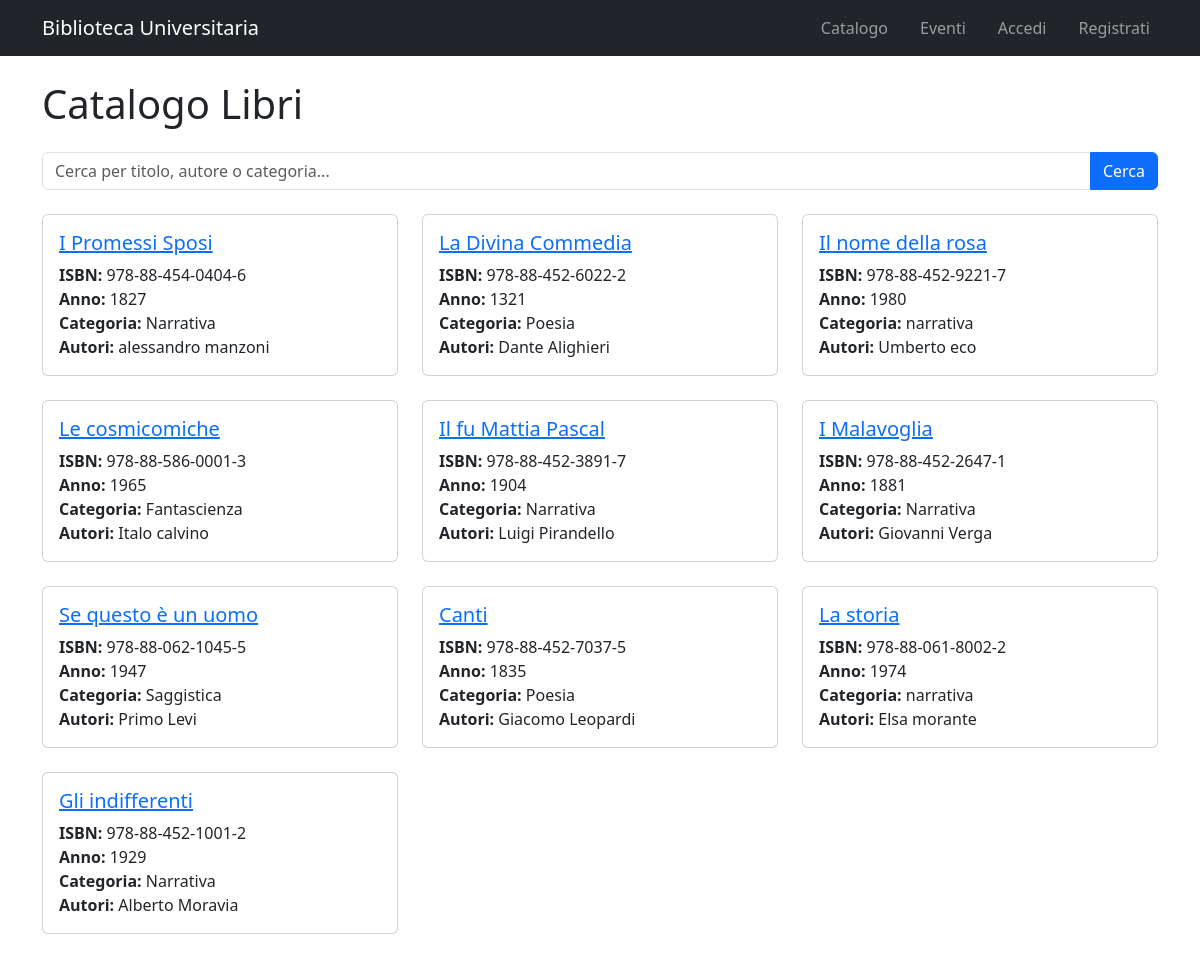
Screenshot of /catalogo/ with the database file from the repository.
### catalogo/models.py (models this page shows, shortened)
class Libro(models.Model):
    titolo = models.CharField(max_length=200)
    isbn = models.CharField(max_length=20, unique=True)
    anno_pubblicazione = models.IntegerField()
    categoria = models.CharField(max_length=100)
    autori = models.ManyToManyField(Autore, related_name='libri')
    class Meta:
        verbose_name = "Libro"
        verbose_name_plural = "Libri"

class Autore(models.Model):
    nome = models.CharField(max_length=100)
    cognome = models.CharField(max_length=100)
    biografia = models.TextField(blank=True)
    class Meta:
        verbose_name = "Autore"
        verbose_name_plural = "Autori"

### catalogo/views.py (the view, shortened to what this page needs)
# urls.py: path('catalogo/', views.catalogo_libri, name='catalogo_libri'),
def catalogo_libri(request):
    query = request.GET.get('q', '')
    libri = Libro.objects.all()
    return render(request, 'catalogo/catalogo_libri.html', {'libri': libri, 'query': query})

### catalogo/templates/catalogo/catalogo_libri.html (shortened to what this page needs)
{% extends 'catalogo/base.html' %}
{% block content %}
<h1 class="mb-4">Catalogo Libri</h1>
<form method="get" class="mb-4">
    <div class="input-group">
        <input type="text" name="q" class="form-control" placeholder="Cerca per titolo, autore o categoria..." value="{{ query }}">
        <button class="btn btn-primary" type="submit">Cerca</button>
    </div>
</form>
<div class="row">
    {% for libro in libri %}
    <div class="col-md-4 mb-4">
        <div class="card h-100">
            <div class="card-body">
                <h5 class="card-title">
    <a href="{% url 'dettaglio_libro' libro.id %}">{{ libro.titolo }}</a>
</h5>
                <p class="card-text">
                    <strong>ISBN:</strong> {{ libro.isbn }}<br>
                    <strong>Anno:</strong> {{ libro.anno_pubblicazione }}<br>
                    <strong>Categoria:</strong> {{ libro.categoria }}<br>
                    <strong>Autori:</strong>
                    {% for autore in libro.autori.all %}
                        {{ autore.nome }} {{ autore.cognome }}{% if not forloop.last %}, {% endif %}
                    {% empty %}
                        Nessun autore
                    {% endfor %}
                </p>
            </div>
        </div>
    </div>
    {% empty %}
    <p>Nessun libro presente nel catalogo.</p>
    {% endfor %}
</div>
{% endblock %}

### rows the page displays
Libro: titolo "I Promessi Sposi", isbn "978-88-454-0404-6", anno_pubblicazione "1827", categoria "Narrativa"
Autore: nome "alessandro", cognome "manzoni"
Libro: titolo "La Divina Commedia", isbn "978-88-452-6022-2", anno_pubblicazione "1321", categoria "Poesia"
Autore: nome "Dante", cognome "Alighieri"
Libro: titolo "Il nome della rosa", isbn "978-88-452-9221-7", anno_pubblicazione "1980", categoria "narrativa"
Autore: nome "Umberto", cognome "eco"
Libro: titolo "Le cosmicomiche", isbn "978-88-586-0001-3", anno_pubblicazione "1965", categoria "Fantascienza"
Autore: nome "Italo", cognome "calvino"
Libro: titolo "Il fu Mattia Pascal", isbn "978-88-452-3891-7", anno_pubblicazione "1904", categoria "Narrativa"
Autore: nome "Luigi", cognome "Pirandello"
Libro: titolo "I Malavoglia", isbn "978-88-452-2647-1", anno_pubblicazione "1881", categoria "Narrativa"
Autore: nome "Giovanni", cognome "Verga"
Libro: titolo "Se questo è un uomo", isbn "978-88-062-1045-5", anno_pubblicazione "1947", categoria "Saggistica"
Autore: nome "Primo", cognome "Levi"
Libro: titolo "Canti", isbn "978-88-452-7037-5", anno_pubblicazione "1835", categoria "Poesia"
Autore: nome "Giacomo", cognome "Leopardi"
Libro: titolo "La storia", isbn "978-88-061-8002-2", anno_pubblicazione "1974", categoria "narrativa"
Autore: nome "Elsa", cognome "morante"
Libro: titolo "Gli indifferenti", isbn "978-88-452-1001-2", anno_pubblicazione "1929", categoria "Narrativa"
Autore: nome "Alberto", cognome "Moravia"
